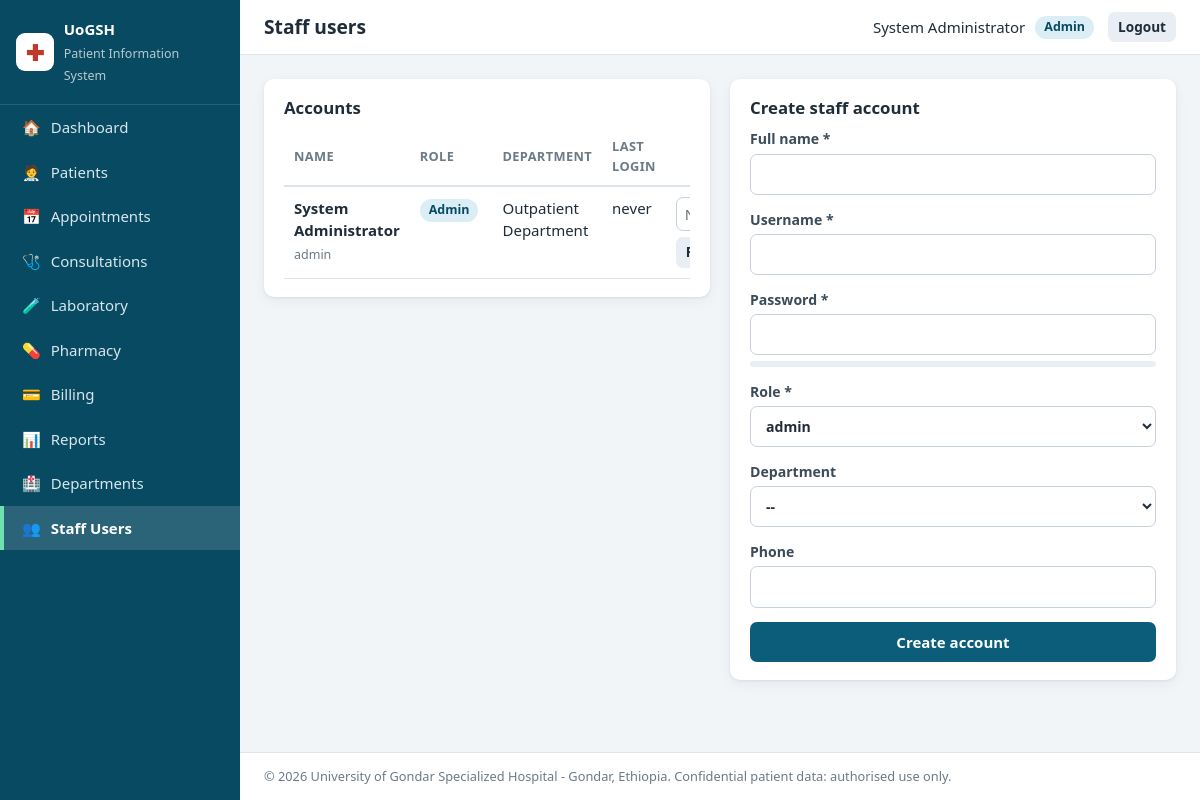
/users.php (signed in), run on the app's committed database.
### tables this page shows
CREATE TABLE users (
  id            INT UNSIGNED AUTO_INCREMENT PRIMARY KEY,
  full_name     VARCHAR(120) NOT NULL,
  username      VARCHAR(50)  NOT NULL UNIQUE,
  password_hash VARCHAR(255) NOT NULL,
  role          ENUM('admin','doctor','nurse','receptionist','lab','pharmacist','cashier') NOT NULL,
  department_id INT UNSIGNED NULL,
  phone         VARCHAR(30)  NULL,
  is_active     TINYINT(1)   NOT NULL DEFAULT 1,
  last_login    DATETIME     NULL,
  created_at    TIMESTAMP    NOT NULL DEFAULT CURRENT_TIMESTAMP,
  CONSTRAINT fk_user_dept FOREIGN KEY (department_id) REFERENCES departments(id) ON DELETE SET NULL
);

CREATE TABLE departments (
  id          INT UNSIGNED AUTO_INCREMENT PRIMARY KEY,
  code        VARCHAR(10)  NOT NULL UNIQUE,
  name        VARCHAR(100) NOT NULL,
  description VARCHAR(255) NULL,
  is_active   TINYINT(1)   NOT NULL DEFAULT 1,
  created_at  TIMESTAMP    NOT NULL DEFAULT CURRENT_TIMESTAMP
);

### auth.php (called while the page is built, shortened)
<?php
function e($value): string {
    return htmlspecialchars((string)$value, ENT_QUOTES, 'UTF-8');
}
function current_user(): ?array {
    return $_SESSION['user'] ?? null;
}
function can(string $module): bool {
    $u = current_user();
    return $u && in_array($u['role'], PERMISSIONS[$module] ?? [], true);
}

### users.php (the view, shortened to what this page needs)
<?php
require_once __DIR__ . '/includes/auth.php';
$rows = $pdo->query('SELECT u.*, d.name AS dept FROM users u LEFT JOIN departments d ON d.id=u.department_id ORDER BY u.role, u.full_name')->fetchAll();
$depts = $pdo->query('SELECT id, name FROM departments WHERE is_active=1 ORDER BY name')->fetchAll();
$pageTitle = 'Staff users';
$active = 'users';
require __DIR__ . '/includes/header.php';
?>
<div class="grid-2">
  <section class="card">
    <h3>Accounts</h3>
    <div class="table-wrap"><table class="table">
      <thead><tr><th>Name</th><th>Role</th><th>Department</th><th>Last login</th><th></th></tr></thead>
      <tbody>
      <?php foreach ($rows as $u): ?>
        <tr class="<?= $u['is_active'] ? '' : 'inactive' ?>">
          <td><strong><?= e($u['full_name']) ?></strong><br><small class="muted"><?= e($u['username']) ?></small></td>
          <td><span class="badge role"><?= e($u['role']) ?></span></td>
          <td><?= e($u['dept'] ?? '-') ?></td>
          <td><?= e($u['last_login'] ?? 'never') ?></td>
          <td>
            <form method="post" class="inline-form">
              <input type="password" name="password" placeholder="New password" autocomplete="new-password">
              <button class="btn btn-sm btn-light" name="action" value="reset">Reset</button>
            </form>
          </td>
        </tr>
      <?php endforeach; ?>
      </tbody>
    </table></div>
  </section>
  <section class="card">
    <h3>Create staff account</h3>
    <form method="post" class="form-stack" data-validate novalidate autocomplete="off">
      <label>Full name * <input name="full_name" required></label>
      <label>Username * <input name="username" required pattern="[A-Za-z0-9._-]{3,50}"></label>
      <label>Password * <input type="password" name="password" id="newpw" required minlength="8" autocomplete="new-password">
        <div class="meter"><span id="meterBar"></span></div><small class="muted" id="meterTxt"></small></label>
      <label>Role * <select name="role" required><?php foreach (ROLES as $r) echo '<option>'.e($r).'</option>'; ?></select></label>
      <label>Department <select name="department_id"><option value="">--</option>
        <?php foreach ($depts as $d) echo '<option value="'.(int)$d['id'].'">'.e($d['name']).'</option>'; ?></select></label>
      <label>Phone <input name="phone"></label>
      <button class="btn btn-primary">Create account</button>
    </form>
  </section>
</div>
<?php require __DIR__ . '/includes/footer.php'; ?>

### header.php (shortened to what this page needs)
<?php
$user  = current_user();
$pageTitle = $pageTitle ?? 'Dashboard';
$active    = $active ?? '';
$menu = [
    'dashboard'    => ['Dashboard',    'dashboard.php',    '🏠'],
    'patients'     => ['Patients',     'patients.php',     '🧑‍⚕️'],
    'appointments' => ['Appointments', 'appointments.php', '📅'],
    'visits'       => ['Consultations','visits.php',       '🩺'],
    'lab'          => ['Laboratory',   'lab.php',          '🧪'],
    'pharmacy'     => ['Pharmacy',     'pharmacy.php',     '💊'],
    'billing'      => ['Billing',      'billing.php',      '💳'],
    'reports'      => ['Reports',      'reports.php',      '📊'],
    'departments'  => ['Departments',  'departments.php',  '🏥'],
    'users'        => ['Staff Users',  'users.php',        '👥'],
];
?>
<!DOCTYPE html>
<html lang="en">
<head>
<link rel="stylesheet" href="assets/css/style.css">
</head>
<body>
<div class="layout">
  <aside class="sidebar" id="sidebar">
    <div class="brand">
      <div class="brand-logo">✚</div>
      <div>
        <strong>UoGSH</strong><br>
        <small>Patient Information System</small>
      </div>
    </div>
    <nav>
      <?php foreach ($menu as $key => [$label, $file, $icon]): ?>
        <?php if (can($key)): ?>
          <a href="<?= e($file) ?>" class="<?= $active === $key ? 'active' : '' ?>">
            <span class="ico"><?= $icon ?></span> <?= e($label) ?>
          </a>
        <?php endif; ?>
      <?php endforeach; ?>
    </nav>
  </aside>
  <div class="main">
    <header class="topbar">
      <h1><?= e($pageTitle) ?></h1>
      <div class="userbox">
        <span class="user-name"><?= e($user['full_name']) ?></span>
        <span class="badge role"><?= e(ucfirst($user['role'])) ?></span>
        <a class="btn btn-sm btn-light" href="logout.php">Logout</a>
      </div>
    </header>
    <main class="content">

### footer.php (shortened to what this page needs)
    </main>
    <footer class="footer">
      &copy; <?= date('Y') ?> <?= e(HOSPITAL) ?> - Gondar, Ethiopia. Confidential patient data: authorised use only.
    </footer>
  </div>
</div>
</body>
</html>

### style.css (style rules this page uses)
:root { --primary: #0b5d7a; --primary-d: #084a62; --accent: #2e9d6b; --danger: #c0392b; --warning: #d98a0b; --bg: #f1f5f8; --card: #ffffff; --text: #1f2d3a; --muted: #6b7a88; --border: #dde5ec; --radius: 10px; --shadow: 0 1px 3px rgba(16,40,60,.08), 0 4px 14px rgba(16,40,60,.05); --sidebar-w: 240px; }
*, *::before, *::after { box-sizing: border-box; }
body { margin: 0; background: var(--bg); color: var(--text); font: 15px/1.5 "Segoe UI", system-ui, -apple-system, Roboto, "Noto Sans Ethiopic", sans-serif; }
a { color: var(--primary); text-decoration: none; }
h1, h2, h3, h4 { margin: 0 0 .6em; line-height: 1.25; }
h3 { font-size: 1.05rem; }
.muted { color: var(--muted); }
.layout { display: flex; min-height: 100vh; }
.sidebar { width: var(--sidebar-w); background: var(--primary-d); color: #fff; position: sticky; top: 0; height: 100vh; overflow-y: auto; flex-shrink: 0; }
.brand { display: flex; gap: 10px; align-items: center; padding: 18px 16px; border-bottom: 1px solid rgba(255,255,255,.12); }
.brand small { opacity: .7; }
.brand-logo { width: 38px; height: 38px; border-radius: 9px; background: #fff; color: var(--danger); display: grid; place-items: center; font-size: 22px; font-weight: 700; }
.sidebar nav a { display: flex; gap: 10px; align-items: center; padding: 11px 18px; color: #d7e7ee; border-left: 4px solid transparent; }
.sidebar nav a.active { background: rgba(255,255,255,.14); border-left-color: #6fe0b0; color: #fff; font-weight: 600; }
.main { flex: 1; min-width: 0; display: flex; flex-direction: column; }
.topbar { background: var(--card); border-bottom: 1px solid var(--border); padding: 12px 24px; display: flex; align-items: center; gap: 14px; position: sticky; top: 0; z-index: 5; }
.topbar h1 { font-size: 1.2rem; margin: 0; flex: 1; }
.userbox { display: flex; align-items: center; gap: 10px; }
.content { padding: 24px; flex: 1; }
.footer { padding: 14px 24px; color: var(--muted); font-size: .8rem; border-top: 1px solid var(--border); background: var(--card); }
.card { background: var(--card); border-radius: var(--radius); box-shadow: var(--shadow); padding: 18px 20px; margin-bottom: 20px; }
.grid-2 { display: grid; grid-template-columns: repeat(auto-fit, minmax(380px, 1fr)); gap: 20px; align-items: start; }
.btn { display: inline-block; border: 0; border-radius: 7px; padding: 9px 16px; cursor: pointer; font: inherit; font-weight: 600; background: var(--primary); color: #fff; transition: filter .15s, transform .05s; }
.btn-sm { padding: 5px 10px; font-size: .85rem; }
.btn-primary { background: var(--primary); }
.btn-light { background: #e8eef3; color: var(--text); }
.badge { display: inline-block; padding: 2px 9px; border-radius: 20px; background: #e8eef3; color: var(--text); font-size: .78rem; font-weight: 600; margin-right: 4px; }
.badge.role { background: #dbeef6; color: var(--primary-d); text-transform: capitalize; }
.meter { height: 6px; background: #e8eef3; border-radius: 6px; margin-top: 6px; overflow: hidden; }
label { display: block; font-weight: 600; font-size: .88rem; color: #3b4b59; }
input, select, textarea { display: block; width: 100%; margin-top: 4px; padding: 9px 11px; font: inherit; color: var(--text); border: 1px solid #c5d1db; border-radius: 7px; background: #fff; }
.form-stack { display: grid; gap: 14px; }
.inline-form { display: inline-flex; gap: 6px; align-items: center; flex-wrap: wrap; }
.inline-form input, .inline-form select { margin: 0; width: auto; padding: 5px 8px; }
.table-wrap { overflow-x: auto; }
.table { width: 100%; border-collapse: collapse; }
.table th { text-align: left; font-size: .8rem; text-transform: uppercase; letter-spacing: .03em; color: var(--muted); padding: 9px 10px; border-bottom: 2px solid var(--border); }
.table td { padding: 10px; border-bottom: 1px solid var(--border); vertical-align: top; }

### data on the page
users: full_name "System Administrator", role "Admin", username "admin", department.name "Outpatient Department", last_login "never"

### other printed values
$icon "🏠"
$label "Dashboard"
$icon "🧑‍⚕️"
$label "Patients"
$icon "📅"
$label "Appointments"
$icon "🩺"
$label "Consultations"
$icon "🧪"
$label "Laboratory"
$icon "💊"
$label "Pharmacy"
$icon "💳"
$label "Billing"
$icon "📊"
